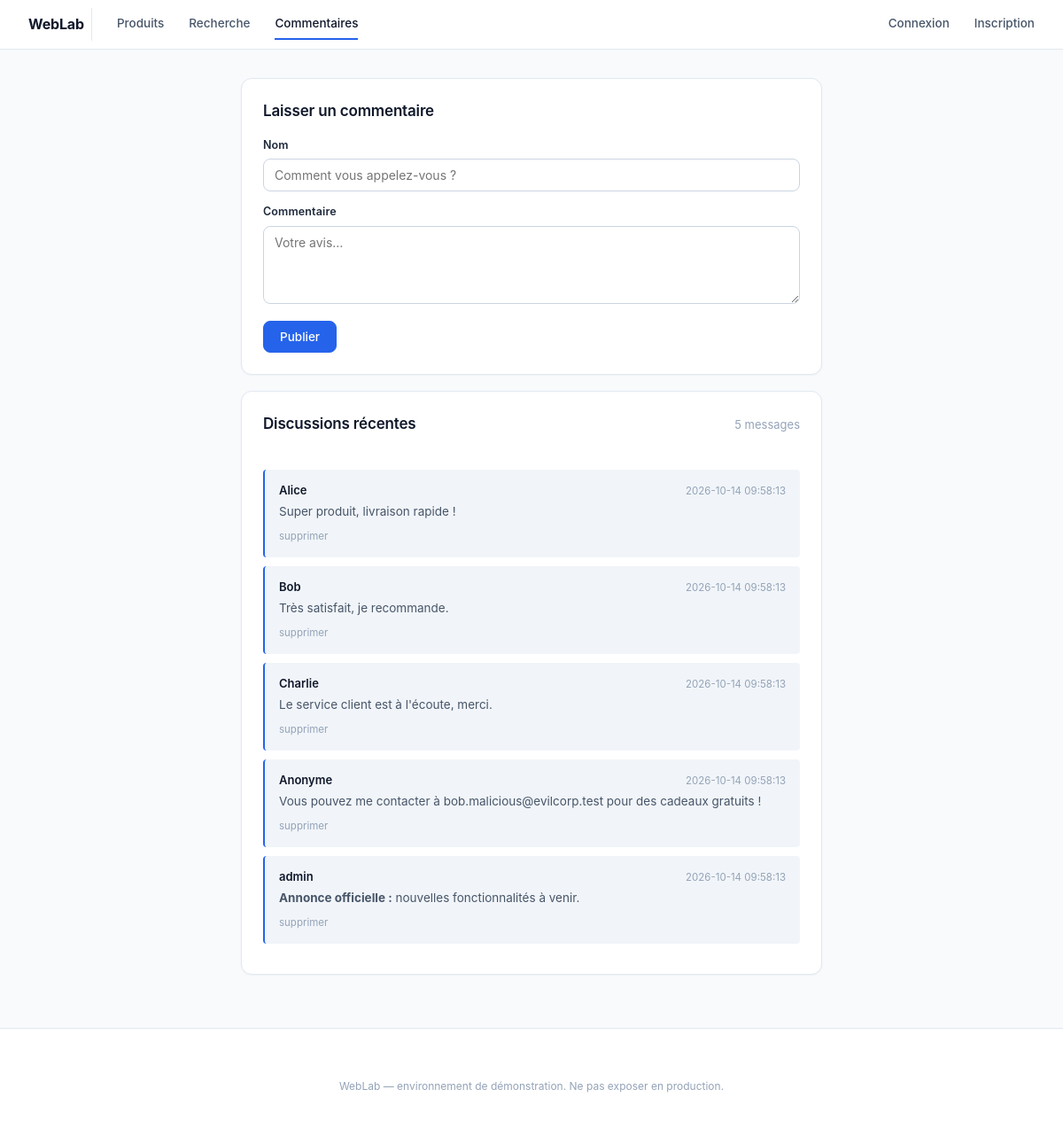
The page /comments.php on the database its author committed.
### tables this page shows
CREATE TABLE comments (
  id          INT AUTO_INCREMENT PRIMARY KEY,
  author      VARCHAR(64),
  content     TEXT,
  created_at  TIMESTAMP DEFAULT CURRENT_TIMESTAMP
);

### comments.php (the view, shortened to what this page needs)
<?php
require_once "config.php";
$comments = db()->query("SELECT * FROM comments ORDER BY created_at DESC LIMIT 30")->fetchAll(PDO::FETCH_ASSOC);
?>
<div class="container-narrow">
  <div class="card">
    <h2>Laisser un commentaire</h2>
    <form method="POST">
      <div class="form-group">
        <label for="author">Nom</label>
        <input type="text" id="author" name="author" placeholder="Comment vous appelez-vous ?">
      </div>
      <div class="form-group">
        <label for="comment">Commentaire</label>
        <textarea id="comment" name="comment" rows="4" placeholder="Votre avis…"></textarea>
      </div>
      <button type="submit" class="btn">Publier</button>
    </form>
  </div>
  <div class="card">
    <div class="page-head">
      <h2>Discussions récentes</h2>
      <span class="page-subtitle"><?= count($comments) ?> messages</span>
    </div>
    <?php if (empty($comments)): ?>
      <p class="text-small">Aucun commentaire pour le moment.</p>
    <?php else: foreach ($comments as $c): ?>
      <div class="comment">
        <div class="comment-head">
          <span class="author"><?= htmlspecialchars($c["author"]) ?></span>
          <span class="date"><?= $c["created_at"] ?></span>
        </div>
        <div class="text"><?= $c["content"] ?></div>
        <div class="actions">
          <a href="?delete=<?= $c["id"] ?>">supprimer</a>
        </div>
      </div>
    <?php endforeach; endif; ?>
  </div>
</div>

### assets/style.css (style rules this page uses)
:root { --bg: #f8fafc; --surface: #ffffff; --surface-alt: #f1f5f9; --border: #e2e8f0; --border-strong:#cbd5e1; --text-0: #0f172a; --text-1: #1e293b; --text-2: #475569; --text-3: #94a3b8; --brand: #1e293b; --accent: #2563eb; --accent-hover: #1d4ed8; --success: #16a34a; --warning: #b45309; --warning-bg: #fef3c7; --danger: #b91c1c; --danger-bg: #fee2e2; --info: #1e40af; --info-bg: #dbeafe; --shadow-sm: 0 1px 2px rgba(15, 23, 42, .04); --shadow: 0 1px 3px rgba(15, 23, 42, .06), 0 1px 2px rgba(15, 23, 42, .04); --radius: 8px; --radius-lg: 12px; --font: -apple-system, BlinkMacSystemFont, "Segoe UI", Roboto, Inter, system-ui, sans-serif; --mono: "SF Mono", Menlo, Consolas, "Liberation Mono", monospace; }
* { box-sizing: border-box; margin: 0; padding: 0; }
html, body { background: var(--bg); color: var(--text-1); font-family: var(--font); font-size: 14px; line-height: 1.5; }
.container-narrow { max-width: 720px; margin: 32px auto; padding: 0 32px; }
h2 { font-size: 17px; font-weight: 600; color: var(--text-0); margin-bottom: 16px; letter-spacing: -0.01em; }
a { color: var(--accent); text-decoration: none; }
.card { background: var(--surface); border: 1px solid var(--border); border-radius: var(--radius-lg); padding: 24px; margin-bottom: 18px; box-shadow: var(--shadow-sm); }
.page-head { display: flex; align-items: baseline; justify-content: space-between; margin-bottom: 22px; }
.page-head .page-subtitle { color: var(--text-3); font-size: 13px; }
.form-group { margin-bottom: 14px; }
.form-group label { display: block; font-size: 12.5px; font-weight: 600; color: var(--text-1); margin-bottom: 6px; letter-spacing: 0.01em; }
.form-group input, .form-group textarea, .form-group select { width: 100%; padding: 9px 12px; background: var(--surface); border: 1px solid var(--border-strong); border-radius: var(--radius); font-family: var(--font); font-size: 14px; color: var(--text-0); transition: border-color .12s, box-shadow .12s; }
.form-group textarea { resize: vertical; min-height: 80px; }
.btn { display: inline-flex; align-items: center; justify-content: center; background: var(--accent); color: white; border: 1px solid var(--accent); padding: 9px 18px; border-radius: var(--radius); font-family: var(--font); font-size: 13.5px; font-weight: 500; cursor: pointer; transition: background .12s, border-color .12s; text-decoration: none; }
.comment { padding: 14px 16px; background: var(--surface-alt); border-left: 2px solid var(--accent); border-radius: 4px; margin-bottom: 10px; }
.comment-head { display: flex; justify-content: space-between; align-items: baseline; margin-bottom: 4px; }
.comment .author { font-weight: 600; color: var(--text-0); font-size: 13px; }
.comment .date { color: var(--text-3); font-size: 11.5px; }
.comment .text { color: var(--text-2); font-size: 13.5px; }
.comment .actions { margin-top: 6px; }
.comment .actions a { font-size: 11.5px; color: var(--text-3); margin-right: 12px; }

### rows shown on the page
comments: author "Alice", created_at "2026-10-14 09:58:13", content "Super produit, livraison rapide !"
comments: author "Bob", created_at "2026-10-14 09:58:13", content "Très satisfait, je recommande."
comments: author "Charlie", created_at "2026-10-14 09:58:13", content "Le service client est à l'écoute, merci."
comments: author "Anonyme", created_at "2026-10-14 09:58:13", content "Vous pouvez me contacter à bob.malicious@evilcorp.test pour des cadeaux gratuits !"
comments: author "admin", created_at "2026-10-14 09:58:13", content "Annonce officielle : nouvelles fonctionnalités à venir."

### other values the page prints
count($comments) "5"
